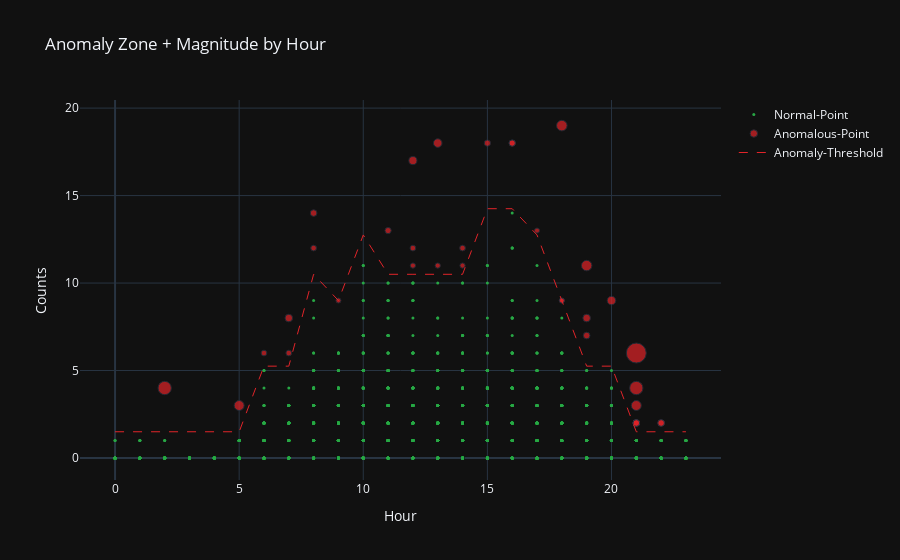

The code cell stored with this chart in its notebook:
### Markdown cell above
Now, if we plot all object counts for anomalous vs normal observations, we can see sense check if values captured as anomalies make sense. If they don't, we can re-adjust the `ANOMALY_THRESHOLD` hyperparameter.

Plotting will make a use of the `outlier_diff` to create bubble-plot for anomalous points, which will show their magnitude.

### Code cell
# select normal and anomalous slices of data
normal = resampled[resampled['is_anomaly'] == 'N']
anom = resampled[resampled['is_anomaly'] == 'Y']
# find the high fence for each hour
anom_thresh = resampled.groupby(['hour'])['fence_high_adj'].max().reset_index()

# construct the multi scatter plot
fig = go.Figure()
fig.add_trace(go.Scatter(x=normal['hour'], y=normal['obs_count'], name='Normal-Point', mode='markers',
                         marker=dict(color='#28a745', size=3)))
fig.add_trace(go.Scatter(x=anom['hour'], y=anom['obs_count'], name='Anomalous-Point', mode='markers',
                         marker=dict(color='#e12429', size=anom['outlier_diff'] * 5)))
fig.add_trace(go.Scatter(x=anom_thresh['hour'], y=anom_thresh['fence_high_adj'], name='Anomaly-Threshold',
                         mode='lines', line=dict(color='#e12429', width=1, dash='dash')))
fig.update_layout(title='Anomaly Zone + Magnitude by Hour', height=375, xaxis_title="Hour", yaxis_title="Counts")
fig.show()

### Figure 1 — Plotly figure (JSON) as saved in the notebook; plotly's stock layout.template omitted (floating-point values rounded to 4 significant figures; data arrays with more than 128 entries replaced by an {"elided": "..."} marker saying what was removed)
{"data": [{"marker": {"color": "#28a745", "size": 3}, "mode": "markers", "name": "Normal-Point", "type": "scatter", "x": {"elided": "4103 int values"}, "y": {"elided": "4103 int values"}}, {"marker": {"color": "#e12429", "size": [6.667, 8.571, 7.619, 20, 8.571, 6.316, 6.19, 5.714, 5.714, 6.316, 6.667, 10.48, 6.667, 5.714, 10.56, 5.714, 5, 5.238, 5, 5.098, 5.714, 10, 6.667, 10, 8.095, 6.667, 13.33, 5.238, 6.667, 6.667, 6.316, 5.238, 5, 13.33, 6.667, 7.619, 6.667]}, "mode": "markers", "name": "Anomalous-Point", "type": "scatter", "x": [19, 20, 19, 21, 13, 16, 11, 8, 14, 16, 21, 19, 22, 12, 18, 7, 18, 12, 18, 17, 6, 21, 21, 5, 12, 21, 2, 14, 21, 22, 15, 13, 9, 21, 8, 7, 21], "y": [7, 9, 8, 6, 18, 18, 13, 12, 12, 18, 2, 11, 2, 12, 19, 6, 9, 11, 9, 13, 6, 3, 2, 3, 17, 2, 4, 11, 2, 2, 18, 11, 9, 4, 14, 8, 2]}, {"line": {"color": "#e12429", "dash": "dash", "width": 1}, "mode": "lines", "name": "Anomaly-Threshold", "type": "scatter", "x": [0, 1, 2, 3, 4, 5, 6, 7, 8, 9, 10, 11, 12, 13, 14, 15, 16, 17, 18, 19, 20, 21, 22, 23], "y": [1.5, 1.5, 1.5, 1.5, 1.5, 1.5, 5.25, 5.25, 10.5, 9, 12.75, 10.5, 10.5, 10.5, 10.5, 14.25, 14.25, 12.75, 9, 5.25, 5.25, 1.5, 1.5, 1.5]}], "layout": {"autosize": true, "title": {"text": "Anomaly Zone + Magnitude by Hour"}, "xaxis": {"autorange": true, "range": [-1.454, 24.45], "title": {"text": "Hour"}, "type": "linear"}, "yaxis": {"autorange": true, "range": [-1.343, 20.64], "title": {"text": "Counts"}, "type": "linear"}}}
